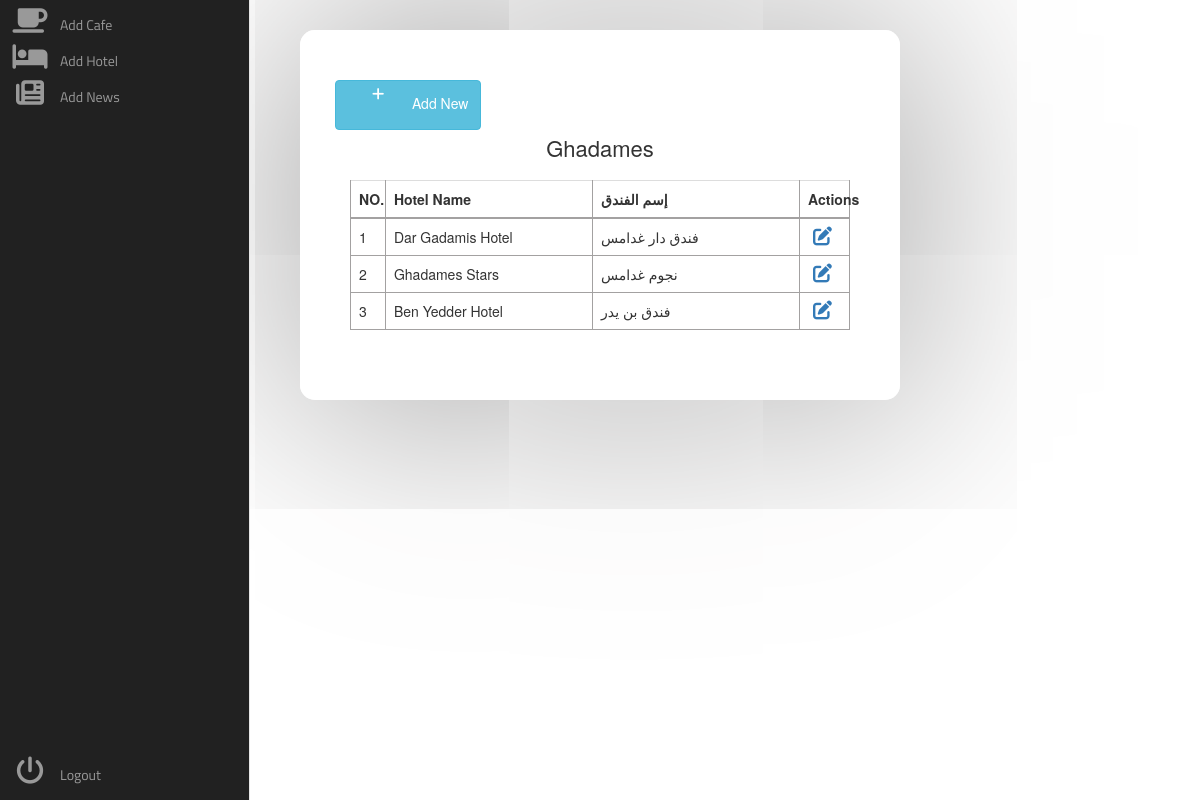
Page /employee/hotel_info.php?id=9 on the committed database.
### tables this page shows
CREATE TABLE `city` (
  `city_id` int(255) NOT NULL,
  `city_name` varchar(255) NOT NULL,
  `city_name_ar` varchar(255) NOT NULL,
  `city_caption` varchar(255) NOT NULL,
  `city_caption_ar` varchar(255) NOT NULL,
  `city_img` varchar(255) NOT NULL,
  `city_cover` varchar(255) NOT NULL,
  `city_location` varchar(255) NOT NULL,
  `city_type` tinyint(255) NOT NULL,
  `views` int(255) NOT NULL
);

CREATE TABLE `hotel` (
  `hotel_id` int(255) NOT NULL,
  `hotel_name` varchar(255) NOT NULL,
  `hotel_name_ar` varchar(255) NOT NULL,
  `hotel_location` varchar(255) NOT NULL,
  `hotel_img` varchar(255) NOT NULL,
  `hotel_city_id` tinyint(255) NOT NULL
);

### employee/hotel_info.php (the view, shortened to what this page needs)
<?php
include '../config.php';
?>
<!DOCTYPE html>
<html lang="en">
<head>
        <link rel="stylesheet" href="style/admin.css">
        <link rel="stylesheet" href="https://stackpath.bootstrapcdn.com/font-awesome/4.7.0/css/font-awesome.min.css">
    <link rel="stylesheet" href="https://stackpath.bootstrapcdn.com/bootstrap/3.3.7/css/bootstrap.min.css">
    </head>
    <body>
    <div class="area"></div><nav class="main-menu">
    <ul>
    <li class="has-subnav">
                    <a href="cafes.php">
                       <i class="fa fa-mug-saucer fa-2x"></i>
                        <span class="nav-text">
                            Add Cafe
                        </span>
                    </a>
                </li>
                <li class="has-subnav">
                    <a href="hotels.php">
                       <i class="fa fa-hotel fa-2x"></i>
                        <span class="nav-text">
                            Add Hotel
                        </span>
                    </a>
                </li>
                <li>
                    <a href="news.php">
                        <i class="fa fa-newspaper fa-2x"></i>
                        <span class="nav-text">
                            Add News
                        </span>
                    </a>
                </li>
            </ul>
            <ul class="logout">
                <li>
                   <a href="#">
                         <i class="fa fa-power-off fa-2x"></i>
                        <span class="nav-text">
                            Logout
                        </span>
                    </a>
                </li>
            </ul>
        </nav>
        <diV class="table-wrapper">
            <div class="table-title">
                <div class="row">
                <a href="add_hotel.php" type="button" class="btn btn-info "><i class="fa fa-plus"></i> Add New</a>
                    <?php
                        $city_id = $_GET['id'];
                        $query_pag_data1 = "SELECT * FROM city WHERE city_id = $city_id";
                        $result_pag_data1 = mysqli_query($conn, $query_pag_data1);
                        while($row = mysqli_fetch_assoc($result_pag_data1))
                        $city_name = $row['city_name'];
                    ?>
                    <div><h2><?php echo $city_name; ?> <b></b></h2></div>
                </div>
            </div>
        <table class="table table-bordered">
            <thead>
                <tr>
                    <th style="width: 7%;">NO.</th>
                    <th>Hotel Name</th>
                    <th>إسم الفندق</th>
                    <th style="width: 10%;">Actions</th>
                </tr>
            </thead>
            <tbody>
                <?php
                    include "../config.php";
                    $city_id = $_GET['id'];
                    $query_pag_data = "SELECT * FROM hotel WHERE hotel_city_id = $city_id";
                    $result_pag_data = mysqli_query($conn, $query_pag_data);
                    $i = 1;
                    while($row = mysqli_fetch_assoc($result_pag_data))
                    {
                        $info_title = $row['hotel_name'];
                        $info_title_ar = $row['hotel_name_ar'];
                ?>
                <tr>
                    <td><?php echo $i++ ?></td>
                    <td><?php echo $info_title; ?></td>
                    <td><?php echo $info_title_ar; ?></td>
                    <td><?php echo "<a href='edit_hotel.php?id=$row[hotel_id]'><i class='fa-solid fa-pen-to-square'></a>" ?></td>
                </tr>
            <?php } ?>
            </tbody>
        </table>
        </diV>
    </body>
</html>

### employee/style/admin.css (style rules this page uses)
.fa-2x { font-size: 2em; }
.fa { position: relative; display: table-cell; width: 60px; height: 36px; text-align: center; vertical-align: middle; font-size:20px; }
.main-menu { background:#212121; border-right:1px solid #e5e5e5; position:absolute; top:0; bottom:0; height:100%; left:0; width:60px; overflow:hidden; -webkit-transition:width .05s linear; transition:width .05s linear; -webkit-transform:translateZ(0) scale(1,1); z-index:1000; }
.main-menu>ul { margin:7px 0; }
.main-menu li { position:relative; display:block; width:250px; }
.main-menu li>a { position:relative; display:table; border-collapse:collapse; border-spacing:0; color:#999; font-family: arial; font-size: 14px; text-decoration:none; -webkit-transform:translateZ(0) scale(1,1); -webkit-transition:all .1s linear; transition:all .1s linear; }
.main-menu .nav-text { position:relative; display:table-cell; vertical-align:middle; width:190px; font-family: 'Titillium Web', sans-serif; }
.main-menu>ul.logout { position:absolute; left:0; bottom:0; }
nav { -webkit-user-select:none; -moz-user-select:none; -ms-user-select:none; -o-user-select:none; user-select:none; }
nav ul,nav li { outline:0; margin:0; padding:0; }

### employee/hotel_info.php (style rules this page uses)
.table-wrapper { width: 50%; margin: 30px auto; background: rgba(255, 255, 255, 0.8); padding: 50px; box-shadow: 0 0 1000px rgb(147, 146, 146); border-radius: 15px; }
.table-title { padding-bottom: 10px; margin: 0 0 10px; }
.table-title h2 { margin: 6px 0 0; font-size: 22px; display: flex; align-items: center; justify-content: center; }
table.table { table-layout: fixed; background: #fff; }
table.table tr th, table.table tr td { border-color: #a3a1a1; }
table.table th:last-child { width: 100px; }
table.table td a { cursor: pointer; display: inline-block; margin: 0 5px; min-width: 24px; }
table.table td i { font-size: 19px; }

### rows in the picture
city: city_name "Ghadames"
hotel: hotel_name "Dar Gadamis Hotel", hotel_name_ar "فندق دار غدامس"
hotel: hotel_name "Ghadames Stars", hotel_name_ar "نجوم غدامس"
hotel: hotel_name "Ben Yedder Hotel", hotel_name_ar "فندق بن يدر"
